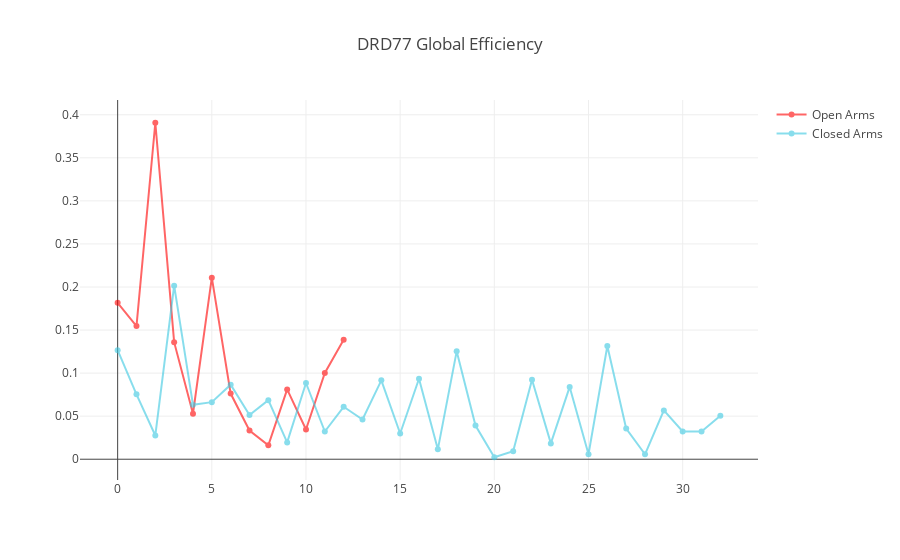

Notebook code cell kept with this figure:
### Code cell
open_measures = list()
for graph in open_arms_graphs:
    open_measures.append(graph.global_efficiency)

np.mean(open_measures)
    
closed_measures = list()
for graph in closed_arms_graphs:
    closed_measures.append(graph.global_efficiency)

np.mean(closed_measures)

x_axis = max(len(open_measures), len(closed_measures))
plot_network_measures(open_measures, closed_measures, x_axis, title="DRD77 Global Efficiency")

### Figure 1 — Plotly figure (JSON) as saved in the notebook; plotly's stock layout.template omitted (floating-point values rounded to 4 significant figures)
{"data": [{"marker": {"color": "rgb(255, 0, 0)"}, "mode": "lines+markers", "name": "Open Arms", "opacity": 0.6, "text": [0.1816, 0.1546, 0.3907, 0.1359, 0.05287, 0.2108, 0.07625, 0.03333, 0.01609, 0.08111, 0.03448, 0.1002, 0.1386], "textposition": "middle center", "type": "scatter", "uid": "29a4f2", "x": 33, "y": [0.1816, 0.1546, 0.3907, 0.1359, 0.05287, 0.2108, 0.07625, 0.03333, 0.01609, 0.08111, 0.03448, 0.1002, 0.1386]}, {"marker": {"color": "rgb(58,200,225)"}, "mode": "lines+markers", "name": "Closed Arms", "opacity": 0.6, "text": [0.1266, 0.07536, 0.02759, 0.2015, 0.06322, 0.06628, 0.08659, 0.05134, 0.06858, 0.01954, 0.08851, 0.03218, 0.06092, 0.04617, 0.09157, 0.02989, 0.09349, 0.01149, 0.1253, 0.03908, 0.002299, 0.009195, 0.09234, 0.01839, 0.08395, 0.005747, 0.1315, 0.03563, 0.005747, 0.0567, 0.03218, 0.03218, 0.05057], "textposition": "middle center", "type": "scatter", "uid": "8172bc", "x": 33, "y": [0.1266, 0.07536, 0.02759, 0.2015, 0.06322, 0.06628, 0.08659, 0.05134, 0.06858, 0.01954, 0.08851, 0.03218, 0.06092, 0.04617, 0.09157, 0.02989, 0.09349, 0.01149, 0.1253, 0.03908, 0.002299, 0.009195, 0.09234, 0.01839, 0.08395, 0.005747, 0.1315, 0.03563, 0.005747, 0.0567, 0.03218, 0.03218, 0.05057]}], "layout": {"autosize": true, "title": "DRD77 Global Efficiency", "xaxis": {"autorange": true, "range": [-1.922, 33.92]}, "yaxis": {"autorange": true, "range": [-0.02615, 0.4192], "type": "linear"}}}
